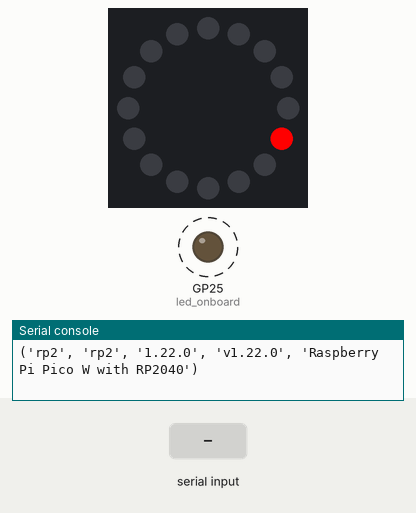
Bench run of a program on a simulated Raspberry Pi Pico running MicroPython. Parts: 16 RGB LEDs in a ring, first at the top, clockwise, output pins drawn as LEDs (lit = HIGH), the last lines printed to the serial console. Dashed ring = blinking. The test bench sets the inputs (shaded band). Threads take turns every 2 ms.

Above: at 2.7 s.
2.8 s: "Th+\n" received over the second serial link
5.8 s: "RED\n" received over the second serial link
7.5 s: "GRE\n" received over the second serial link
9.0 s: "Th-\n" received over the second serial link
At 9.23 s:
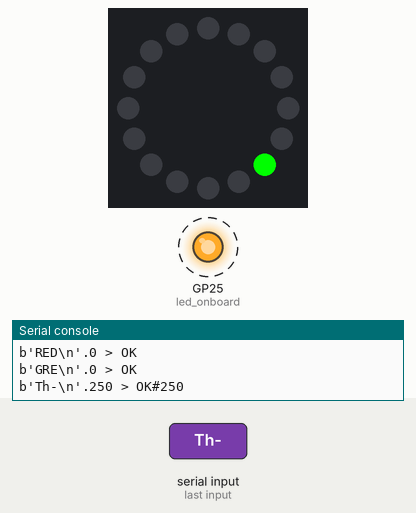
At 9.64 s:
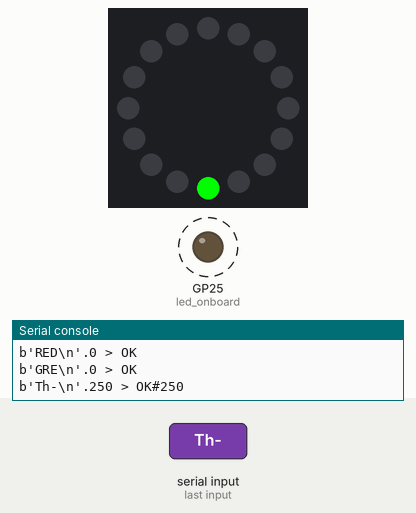
11.2 s: "BLU\n" received over the second serial link
At 11.44 s:
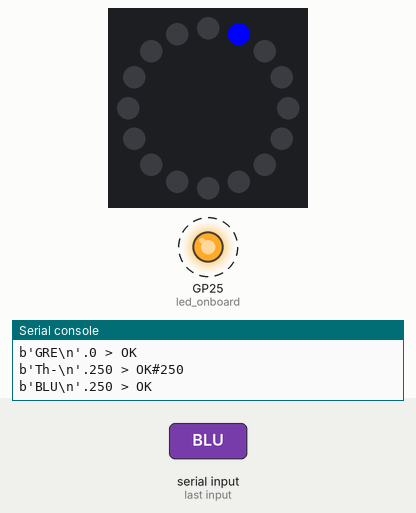
13.4 s: "CL\n" received over the second serial link
At 15.4 s:
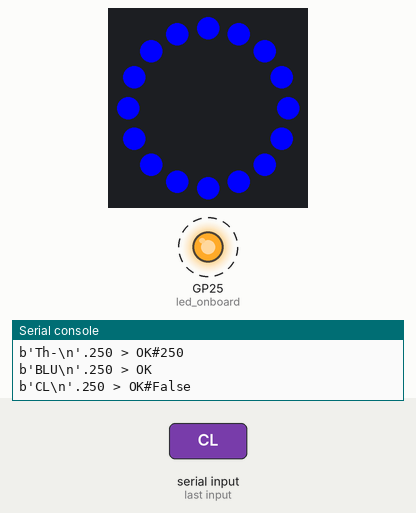
Timing chart, 0 to 17.4 s (numbered marks = the images above; inputs shaded):
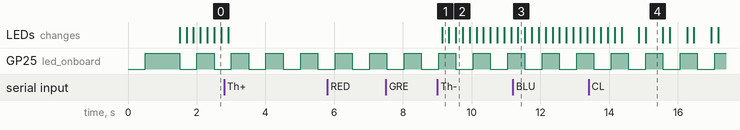

The program:

slave2.py
```python
import uos
from machine import UART,Pin
import utime
from neopixel import NeoPixel
import _thread
import random

"""
Raspberry Pi Pico/MicroPython
Pair two HC-05s as Slave & Master
Slave HC-05 connected to UART0
Master HC-05 connected to UART1
CMODE=1 - connect any address

default UART
UART(0, baudrate=9600, bits=8, parity=None, stop=1, tx=0, rx=1)
UART(1, baudrate=115200, bits=8, parity=None, stop=1, tx=4, rx=5)

Connection:
RPi Pico UART0  Slave HC-05
GP0(pin 1)      RX
GP1(pin 2)      TX

RPi Pico UART1  Master HC-05
GP4(pin 6)      RX
GP5(pin 7)      TX

To enter AT-Command mode-
HC05:
Press & Hold the onboard button while power on.

ROLE  0 = Slave
      1 = Master
      2 = Slave-loop
CMODE 0 = connect fixed address
      1 = connect any address
      2 = Slave-loop
"""

print(uos.uname())
uart1 = UART(0,baudrate=38400)  #at-command
#uart1.init(baudrate=38400,bits=8, parity=None, stop=1)
#uart1 = machine.UART(1,baudrate=38400)  #at-comand

#2 sec timeout is arbitrarily chosen
def sendCMD_waitResp(cmd, uart=uart1, timeout=2000):
    print("CMD: " + cmd)
    uart.write(cmd)
    waitResp(uart, timeout)
    print()

def waitResp(uart=uart1, timeout=2000):
    prvMills = utime.ticks_ms()
    resp = b""
    while (utime.ticks_ms()-prvMills)<timeout:
        if uart.any():
            resp = b"".join([resp, uart.read(1)])
    print(resp)


#indicate program started visually
led_onboard = Pin(25, machine.Pin.OUT)
led_onboard.value(0)     # onboard LED OFF/ON for 0.5/1.0 sec
utime.sleep(0.5)
led_onboard.value(1)
utime.sleep(1.0)
led_onboard.value(0)


"""
print("- uart0 -")
waitResp()
sendCMD_waitResp("AT\r\n")
sendCMD_waitResp("AT+ORGL\r\n")           #Restore default setting
sendCMD_waitResp("AT+VERSION\r\n")
sendCMD_waitResp("AT+UART?\r\n")
#sendCMD_waitResp("AT+UART=38400,0,0\r\n")  #9600 baud, 1 stop, parity=none
#sendCMD_waitResp("AT+UART?\r\n")
sendCMD_waitResp("AT+PSWD?\r\n")
sendCMD_waitResp("AT+PSWD=1234\r\n")      #Set PIN = "1234"
sendCMD_waitResp("AT+PSWD?\r\n")
sendCMD_waitResp("AT+ROLE?\r\n")
sendCMD_waitResp("AT+ROLE=0\r\n")         #Slave
sendCMD_waitResp("AT+ROLE?\r\n")
sendCMD_waitResp("AT+CMODE?\r\n")
sendCMD_waitResp("AT+CMODE=1\r\n")        #connect any address
sendCMD_waitResp("AT+CMODE?\r\n")
sendCMD_waitResp("AT+NAME?\r\n")
sendCMD_waitResp("AT+NAME=HC-05S\r\n")
sendCMD_waitResp("AT+NAME?\r\n")
sendCMD_waitResp("AT+ADDR?\r\n")
"""

def toBLT(chnl,rgb=0, timeout=3000):
    rxData = bytes()
    # ".$DM" & ch1 & ":" & vl1 & Chr(13)
    txData = ".$DM{}:{}\r".format(chnl,rgb)
    #print (txData)#shell output
    uart1.write(txData)
    start_time = utime.ticks_ms()
    while True:
        utime.sleep_ms(3)

        end_time = utime.ticks_ms()
        if end_time-start_time>timeout:
            break

        if uart1.any() > 0:
            # #OK<CR>
            # #NOK,CR>
            rxData = uart1.read()
            #print(rxData," ,last:",rxData[-1]," )
            last = rxData[-1]
            if last==13:
                return 1
    return 0

NUMBER_PIXELS = 16
LED_PIN = 28

ring = strip = NeoPixel(Pin(LED_PIN), NUMBER_PIXELS)

ch = 0
rgb = 255
spd = 0.1
pot = True
# main program

def showpoint():
    global ch,rgb

    for i in range(0, NUMBER_PIXELS):
        if ch==0:
            ring[i] = (rgb,0,0)
        elif ch==1:
            ring[i] = (0,rgb,0)
        else:
            ring[i] = (0,0,rgb)

        ring.write() # send the data from RAM down the wire
        utime.sleep(0.2) # keep on 1/10 of a second
        ring[i] = (0,0,0) # change the RAM back but don't resend the data

def showcircle():
    global ch,rgb

    if ch==0:
        ring.fill((rgb,0,0))
    elif ch==1:
         ring.fill((0,rgb,0))
    else:
        ring.fill((0,0,rgb))
    ring.write()
    utime.sleep(0.5)
    ring.fill((0,0,0))
    ring.write()
    utime.sleep(0.2)

def blink():
    global pot

    while True:
        if pot==True:
            showpoint()
        else:
            showcircle()

def change_rgb():
    global rgb, spd, bt1, ch, pot

    rs = "NOK"
    i = uart1.any()
    if i>0:
        et1 = utime.ticks_ms()
        if et1-bt1>50:
            rxData = uart1.read()
            if rxData.find(b"RED")>=0:
                ch = 0
                rs="OK"
            elif rxData.find(b"GRE")>=0:
                ch = 1
                rs="OK"
            elif rxData.find(b"BLU")>=0:
                ch = 2
                rs="OK"
            elif rxData.find(b"Th+")>=0:
                rgb = rgb+10 if rgb<=240 else 0
                rs="OK#{}".format(rgb)
            elif rxData.find(b"Th-")>=0:
                rgb = rgb-10 if rgb>=10 else 250
                rs="OK#{}".format(rgb)
            elif rxData.find(b"PO")>=0:
                pot = True
                rs="OK#{}".format(pot)
            elif rxData.find(b"CL")>=0:
                pot = False
                rs="OK#{}".format(pot)

            print("{}.{} > {}".format(rxData,rgb,rs))
            uart1.write("{}\n".format(rs))
        else:
            bt1 = utime.ticks_ms()

_thread.start_new_thread(blink,())
#_thread.start_new_thread(change_rgb,())

bt1 = utime.ticks_ms()
bt2 = utime.ticks_ms()
while True:
    et2 = utime.ticks_ms()
    if et2-bt2>500:
        led_onboard.toggle()
        bt2 = utime.ticks_ms()

    change_rgb()
```

Measured:
- after the input at 9.0 s, the LEDs: change after 0.14 s (image 1)
- after the input at 11.2 s, the LEDs: change after 0.15 s (image 3)
- after the input at 13.4 s, the LEDs: first differ from a run without the input after 0.96 s (image 4)
- by itself, GP25 (led_onboard): alternates HIGH for 0.50 s and LOW for 0.50 s
- what the display in image 4 shows lasts 0.5 s, from 15.1 s to 15.6 s
